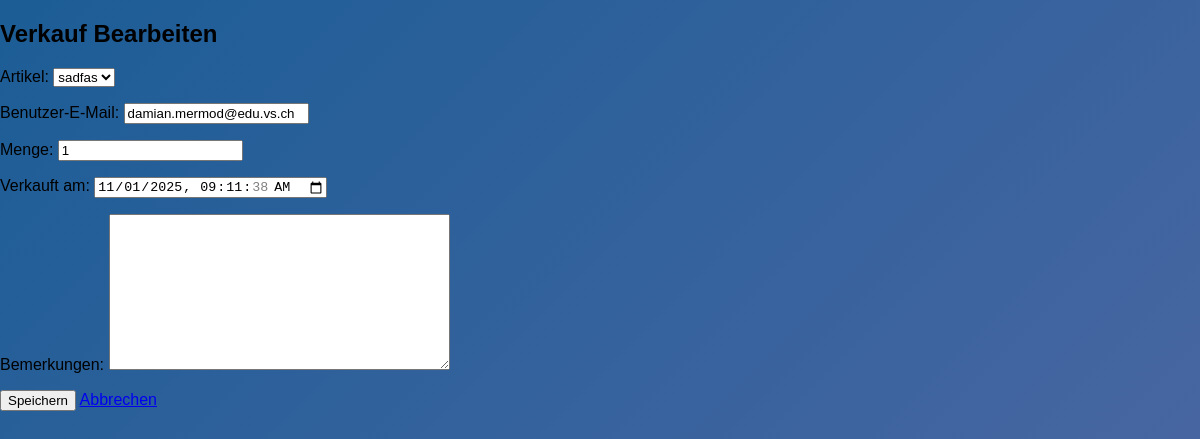
The app's page /sold/1/edit/ (signed in) with its own data.
### lager/models.py (models this page shows, shortened)
class Sold(models.Model):
    item = models.ForeignKey('Item', on_delete=models.CASCADE, verbose_name="Artikel")
    email = models.EmailField(verbose_name="Benutzer-E-Mail")
    quantity = models.PositiveIntegerField(default=1, verbose_name="Menge")
    sold_at = models.DateTimeField(default=timezone.now, verbose_name="Verkauft am")
    notes = models.TextField(blank=True, null=True, verbose_name="Bemerkungen")

### lager/views.py (the view)
# urls.py: path("sold/<int:pk>/edit/", views.sold_edit, name="sold_edit"),
@login_required
@role_or_superuser_required(1)
def sold_edit(request, pk):
    sold = get_object_or_404(Sold, pk=pk)
    if request.method == "POST":
        form = SoldForm(request.POST, instance=sold)
        if form.is_valid():
            form.save()
            return redirect("sold_list")
    else:
        form = SoldForm(instance=sold)
    return render(request, "lager/sold_form.html", {"form": form})

### lager/forms.py
class SoldForm(forms.ModelForm):
    class Meta:
        model = Sold
        fields = ['item', 'email', 'quantity', 'sold_at', 'notes']
        widgets = {
            'sold_at': forms.DateTimeInput(attrs={'type': 'datetime-local'})
        }

### lager/models.py (called while the page is built)
    def __str__(self):
        return self.name

### lager/templates/lager/sold_form.html (shortened to what this page needs)
{% extends "base.html" %}
{% block content %}
<h2>Verkauf {{ form.instance.pk|yesno:"Bearbeiten,Neu" }}</h2>
<form method="post">
    {{ form.as_p }}
    <button type="submit">Speichern</button>
    <a href="{% url 'sold_list' %}">Abbrechen</a>
</form>
{% endblock %}

### static/css/styles.css (style rules this page uses)
html, body { height: 100%; margin: 0; padding: 0; font-family: Arial, sans-serif; background: linear-gradient(135deg, #1c5d96 0%, #5168a4 100%); background-attachment: fixed; background-repeat: no-repeat; background-size: cover; }

### records on screen
Sold: instance.pk "Bearbeiten", item "sadfas", email "damian.mermod@edu.vs.ch", quantity "1", sold_at "11/01/2025 09:11:38"
